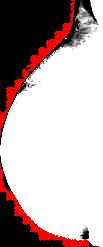
#> input picture mama_contornos_final.jpg, 103 x 247 px
$ python codigo-3.py
#> lines starting #> are read from the running program, lines starting #| are printed output that depends on the picture
# Análise de imagem de câncer de mama para inferir presença ou ausência de câncer

import cv2
import numpy as np

# Carregando a imagem pré-processada com contornos e contraste realçado
imagem_cv2 = cv2.imread('mama_contornos_final.jpg', cv2.IMREAD_GRAYSCALE)
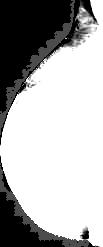
#> imagem_cv2: shape (247, 103); min 0, max 255, mean 175.3

# Calculando o número de pixels brancos e pretos
numero_pixels_branco = np.sum(imagem_cv2 == 255)
#> numero_pixels_branco = 15462
numero_pixels_preto = np.sum(imagem_cv2 == 0)
#> numero_pixels_preto = 5319

# Calculando o percentual de pixels brancos
percentual_pixels_brancos = numero_pixels_branco / (numero_pixels_branco + numero_pixels_preto) * 100
#> percentual_pixels_brancos = 74.4

# Inferindo a presença de câncer com base no percentual de pixels brancos
if percentual_pixels_brancos >= 30:
    print('Imagem com câncer')
else:
    print('Imagem sem câncer')

print(f'Percentual de pixels brancos: {percentual_pixels_brancos:.2f}%')
#| Percentual de pixels brancos: 74.40%
